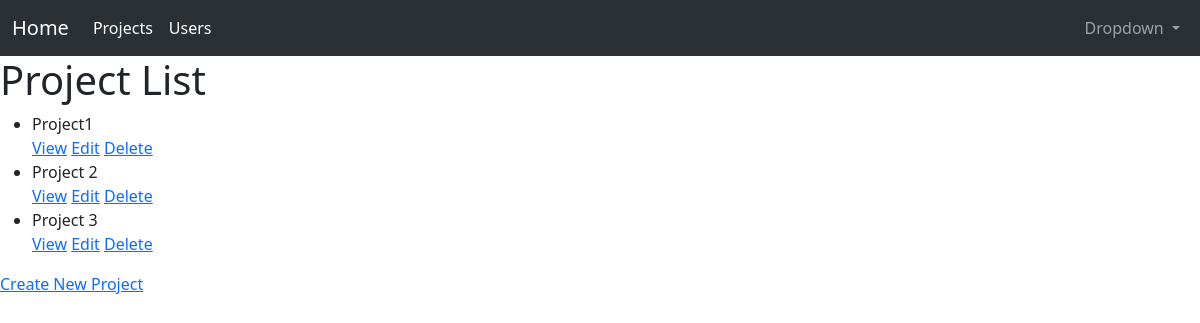
Before: /projects/ (signed in) with the older database file.
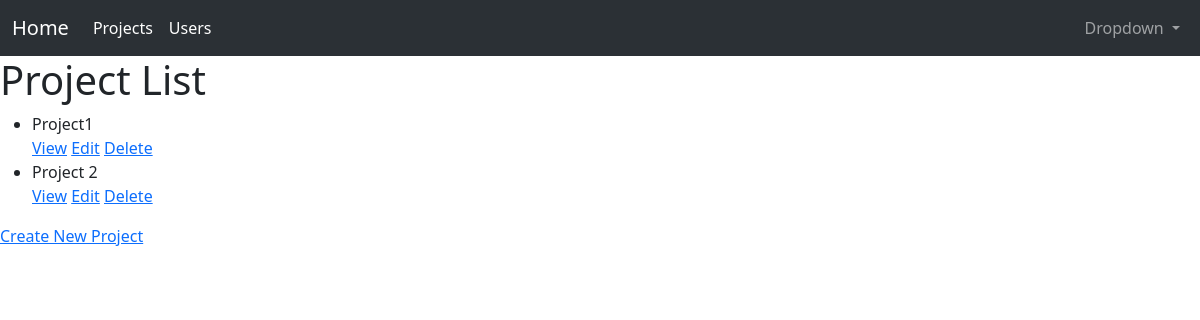
After: the same page with the newer database file.
### projects/models.py (models this page shows, shortened)
class Project(models.Model):
    name                        = models.CharField(max_length=255, blank=False, null=False)
    description                 = models.TextField(blank=False, null=False)
    time_frame_for_completion   = models.DateField(blank=False, null=False)
    time_created                = models.DateTimeField(auto_now_add=True, blank=False, null=False)
    time_updated = models.DateTimeField(auto_now=True, blank=False, null=False)
    users = models.ManyToManyField(CustomUser, related_name='projects', through='Membership')
    ACTIVE = 'A'
    COMPLETED = 'C'
    DORMANT = 'D'
    STATUS_CHOICES = (
        (ACTIVE, "Active"),
        (COMPLETED, "Completed"),
        (DORMANT, "Dormant"),
    )
    status = models.CharField(
        max_length=1,
        choices = STATUS_CHOICES,
        default = ACTIVE,
    )
    def is_team_member(self, user):
        return self.membership_set.filter(user=user, role__in=['Team Member', 'Team Lead']).exists()
    def is_team_lead(self, user):
        return self.membership_set.filter(user=user, role=Membership.TEAM_LEAD).exists()

### projects/views.py (the view)
# urls.py: path('', ProjectListView.as_view(), name='projects-list'),
class ProjectListView(ListView):
    template_name = 'projects/project_list.html'
    queryset = Project.objects.all()
    def get_context_data(self, **kwargs):
        context = super().get_context_data(**kwargs)
        projects = self.get_queryset()
        user_projects = []
        for project in projects:
            is_team_member = project.is_team_member(self.request.user)
            is_team_lead = project.is_team_lead(self.request.user)
            user_projects.append((project, is_team_member, is_team_lead))
        context['user_projects'] = user_projects
        context['is_superuser'] = self.request.user.is_superuser
        return context

### projects/templates/projects/project_list.html (shortened to what this page needs)
{% extends 'base.html' %}
{% block content %}
        <h1>Project List</h1>
        <ul>
            {% for project, is_team_member, is_team_lead in user_projects %}
                <li>{{ project.name }}</li>
                <a href="{% url 'projects:projects-detail' project.pk %}">View</a>
                {% if is_team_member or is_superuser %}
                    <a href="{% url 'projects:projects-update' project.pk %}">Edit</a>
                {% else %}
                    <a href="#" style="color: gray;" data-toggle="tooltip" title="Must be project team member to edit">Edit</a>
                {% endif %}
                {% if is_team_lead or is_superuser %}
                    <a href="{% url 'projects:projects-delete' project.pk %}">Delete</a>
                {% else %}
                    <a href="#" style="color: gray;" data-toggle="tooltip" title="Must be project team lead to delete">Delete</a>
                {% endif %}
            {% endfor %}
        </ul>
        <a href="{% url 'projects:projects-create' %}">Create New Project</a>
{% endblock %}

Changed rows visible on the page:
removed Project: name "Project 3"
